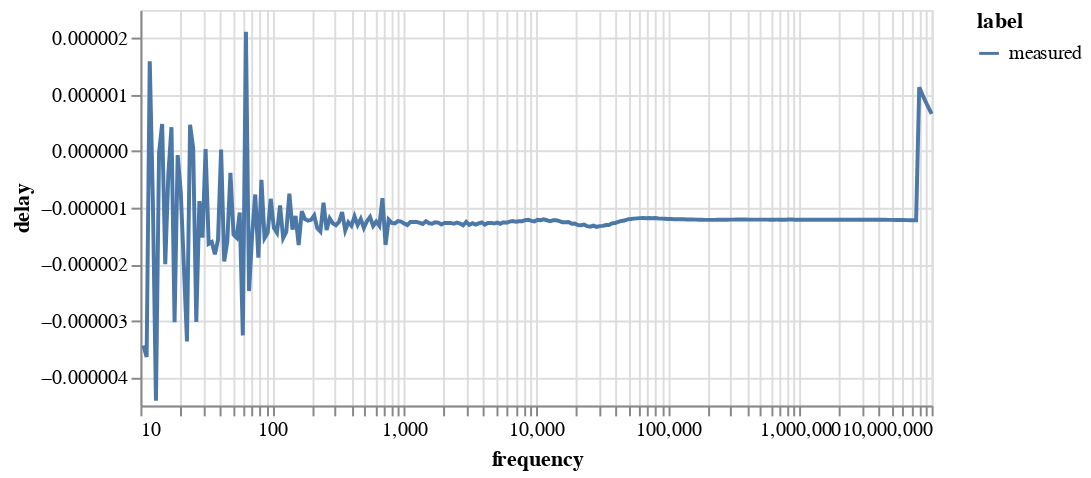

Here is the notebook cell this chart was saved with:
### Code cell
delaychart = alt.Chart(data).mark_line().encode(
    x=alt.X('frequency:Q').scale(type="log",domain=(flow, fhigh)),
    y=alt.Y('delay:Q'),
    color='label:N',
).properties(
    width=400,
    height=200
)
delaychart

### Figure 1 — Vega-Lite specification as saved in the notebook (floating-point values rounded to 4 significant figures; data arrays with more than 128 entries replaced by an {"elided": "..."} marker saying what was removed)
{"config": {"view": {"continuousWidth": 300, "continuousHeight": 300}}, "data": {"name": "data-5b36635ff9b84caaa857991c22fe6a29"}, "mark": {"type": "line"}, "encoding": {"color": {"field": "label", "type": "nominal"}, "x": {"field": "frequency", "scale": {"type": "log", "domain": [10, 10000000.0]}, "type": "quantitative"}, "y": {"field": "delay", "type": "quantitative"}}, "height": 200, "width": 400, "$schema": "https://vega.github.io/schema/vega-lite/v5.16.3.json", "datasets": {"data-5b36635ff9b84caaa857991c22fe6a29": {"elided": "256 records"}}}
